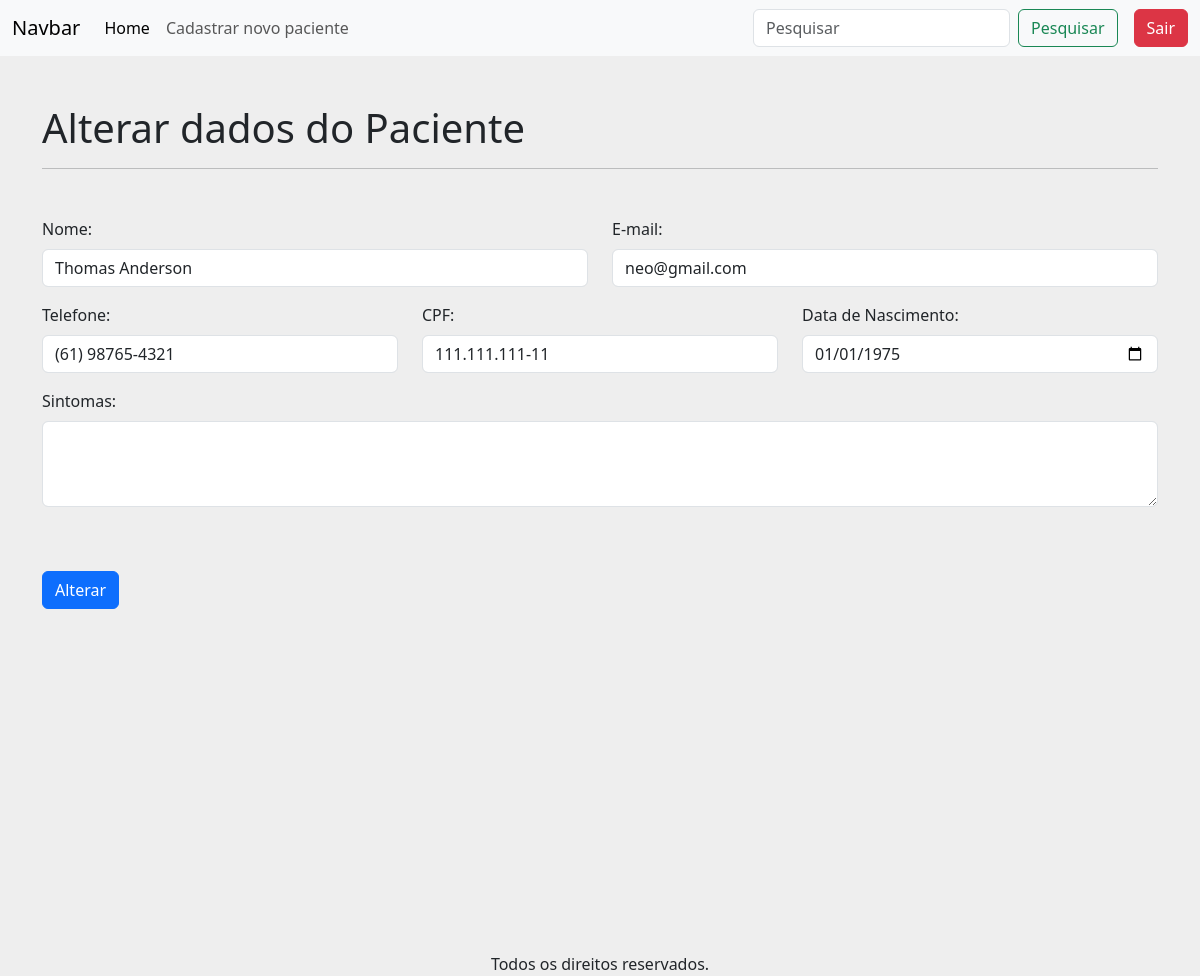
Screenshot of /alterarPaciente/2 (signed in) with the database file from the repository.
### apps/crud/models.py (models this page shows, shortened)
class Paciente(models.Model):
    codigo_paciente = models.AutoField(primary_key=True)
    nome = models.CharField(null=False, blank=False)
    cpf = models.CharField(max_length=14, unique=True, null=False, blank=False)
    email = models.EmailField(unique=True, null=False, blank=False)
    telefone = models.CharField(max_length=15, null=False, blank=False)
    data_nascimento = models.DateField(null=False, blank=False)
    sintomas = models.TextField(null=True, blank=True)

### apps/crud/views.py (the view)
# urls.py: path('alterarPaciente/<int:codigo_paciente>', views.alterar_paciente, name='alterar_paciente'),
@login_required
def alterar_paciente(request,codigo_paciente):
    paciente = Paciente.objects.get(codigo_paciente=codigo_paciente)
    if request.method == 'POST':
        form = PacienteForm(request.POST, instance=paciente)
        if form.is_valid():
            form.save()
            return redirect('index')
    else:
        form = PacienteForm(instance=paciente)
    return render(request, 'alterar_dados.html',{
        'form':form,
        'paciente':paciente,
    })

### apps/crud/templates/alterar_dados.html (shortened to what this page needs)
{% extends 'base-crud.html' %}
{% load static %}
{% block content %}
<h1 class="mt-5">
    Alterar dados do Paciente
</h1>
<hr>
<form action="{% url 'alterar_paciente' paciente.codigo_paciente %}" method="POST">
    {% include 'includes/form.html' %}
    <div class="d-flex justify-content-start mt-5 mb-5">
        <button type="submit" class="btn btn-primary">Alterar</button>
    </div>
</form>
{% endblock %}

### apps/crud/templates/includes/form.html (shortened to what this page needs)
<div class="row mt-5">
    <div class="col-12 col-md-6 mb-3">
        <label for="{{ form.nome.id_for_label }}" class="form-label">Nome:</label>
        {{ form.nome }}
    </div>
    <div class="col-12 col-md-6 mb-3">
        <label for="{{ form.email.id_for_label }}" class="form-label">E-mail:</label>
        {{ form.email }}
    </div>
    <div class="col-12 col-md-6 col-lg-4 mb-3">
        <label for="{{ form.telefone.id_for_label }}" class="form-label">Telefone:</label>
        {{ form.telefone }}
    </div>
    <div class="col-12 col-md-6 col-lg-4 mb-3">
        <label for="{{ form.cpf.id_for_label }}" class="form-label">CPF:</label>
        {{ form.cpf }}
    </div>
    <div class="col-12 col-md-6 col-lg-4 mb-3">
        <label for="{{ form.data_nascimento.id_for_label }}" class="form-label">Data de Nascimento:</label>
        {{ form.data_nascimento }}
    </div>
    <div class="col-12 mb-3">
        <label for="{{ form.sintomas.id_for_label }}" class="form-label">Sintomas:</label>
        {{ form.sintomas }}
    </div>
</div>

### rows the page displays
Paciente: nome "Thomas Anderson", email "neo@gmail.com", telefone "(61) 98765-4321", cpf "111.111.111-11", data_nascimento "01/01/1975"
